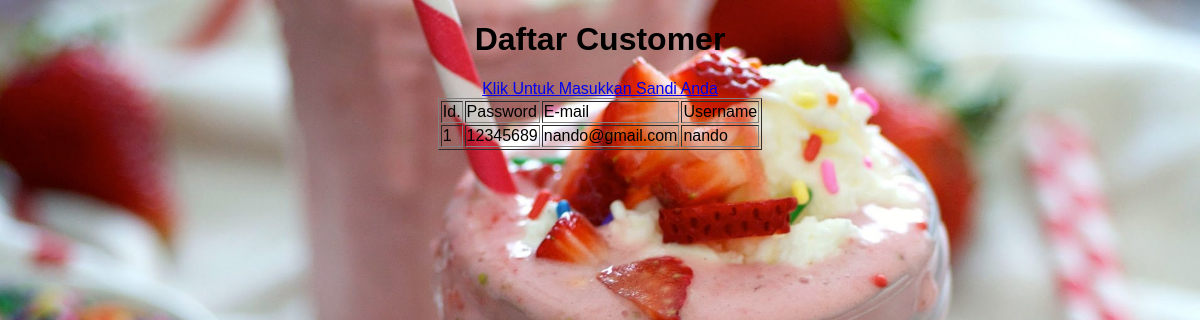
Screenshot of /tampil_customer.php with the database file from the repository.
### tables this page shows
CREATE TABLE `customer` (
  `password` varchar(15) NOT NULL,
  `username` varchar(20) DEFAULT NULL,
  `email` varchar(30) DEFAULT NULL
);

### tampil_customer.php (the view, shortened to what this page needs)
<!DOCTYPE html>
<html>
<head>
</head>
<body>
  <h1 align="center">Daftar Customer</h1>
  <center>
  <table border='1'>
    <tr><td>Id.</td>
      <td>Password</td>
	  <td>E-mail</td>
	  <td>Username</td>
    </tr>
	</center>
	<a href='login.php'>Klik Untuk Masukkan Sandi Anda</a>
	<?php
$host = "localhost";
$username = "root";
$password = "";
$db_name = "justdoeat";
$konek = new mysqli($host, $username, $password, $db_name);
$sql = "SELECT * FROM customer";
$data = $konek->query($sql);
if ($data->num_rows > 0){
  $no = 1;
  while ($row = $data->fetch_assoc()) {
    echo "<tr>";
    echo "<td>".$no++."</td>";
    echo "<td>".$row['password']."</td>";
	echo "<td>".$row['email']."</td>";
	echo "<td>".$row['username']."</td>";
    echo "</tr>";
  }
}else{
  echo "Data Kosong!";
}
?>
</body>
</html>

### tampil_customer.php (style rules this page uses)
body { margin: 0; padding: 0; background: url(ms.jpeg); background-size : cover; background-position: center top; font-family: sans-serif; background-repeat: no-repeat; }
* { box-sizing: border-box; }

### rows the page displays
customer: password "12345689", email "nando@gmail.com", username "nando"
